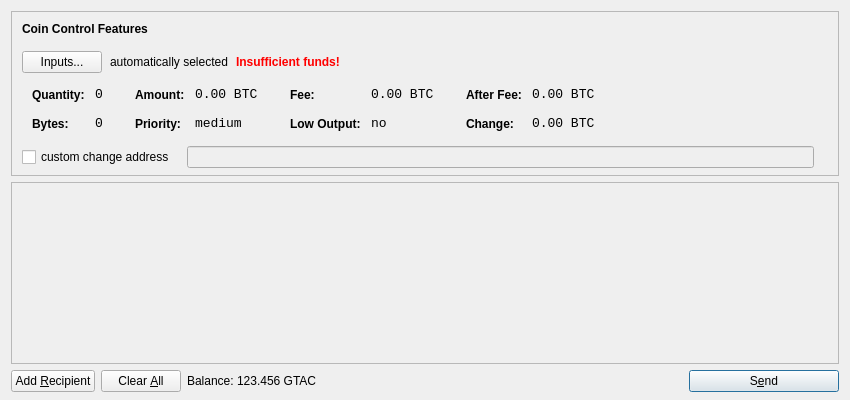
<?xml version="1.0" encoding="UTF-8"?>
<ui version="4.0">
 <class>SendCoinsDialog</class>
 <widget class="QDialog" name="SendCoinsDialog">
  <property name="geometry">
   <rect>
    <x>0</x>
    <y>0</y>
    <width>850</width>
    <height>400</height>
   </rect>
  </property>
  <property name="windowTitle">
   <string>Send Coins</string>
  </property>
  <layout class="QVBoxLayout" name="verticalLayout" stretch="0,1,0">
   <property name="bottomMargin">
    <number>8</number>
   </property>
   <item>
    <widget class="QFrame" name="frameCoinControl">
     <property name="sizePolicy">
      <sizepolicy hsizetype="Expanding" vsizetype="Expanding">
       <horstretch>0</horstretch>
       <verstretch>0</verstretch>
      </sizepolicy>
     </property>
     <property name="maximumSize">
      <size>
       <width>16777215</width>
       <height>16777215</height>
      </size>
     </property>
     <property name="frameShape">
      <enum>QFrame::StyledPanel</enum>
     </property>
     <property name="frameShadow">
      <enum>QFrame::Sunken</enum>
     </property>
     <layout class="QVBoxLayout" name="verticalLayoutCoinControl2">
      <property name="spacing">
       <number>-1</number>
      </property>
      <property name="leftMargin">
       <number>0</number>
      </property>
      <property name="topMargin">
       <number>0</number>
      </property>
      <property name="rightMargin">
       <number>0</number>
      </property>
      <property name="bottomMargin">
       <number>6</number>
      </property>
      <item>
       <layout class="QVBoxLayout" name="verticalLayoutCoinControl" stretch="0,0,0,0,1">
        <property name="spacing">
         <number>0</number>
        </property>
        <property name="leftMargin">
         <number>10</number>
        </property>
        <property name="topMargin">
         <number>10</number>
        </property>
        <item>
         <layout class="QHBoxLayout" name="horizontalLayoutCoinControl1">
          <property name="bottomMargin">
           <number>15</number>
          </property>
          <item>
           <widget class="QLabel" name="labelCoinControlFeatures">
            <property name="sizePolicy">
             <sizepolicy hsizetype="Preferred" vsizetype="Maximum">
              <horstretch>0</horstretch>
              <verstretch>0</verstretch>
             </sizepolicy>
            </property>
            <property name="font">
             <font>
              <weight>75</weight>
              <bold>true</bold>
             </font>
            </property>
            <property name="styleSheet">
             <string notr="true">font-weight:bold;</string>
            </property>
            <property name="text">
             <string>Coin Control Features</string>
            </property>
           </widget>
          </item>
         </layout>
        </item>
        <item>
         <layout class="QHBoxLayout" name="horizontalLayoutCoinControl2" stretch="0,0,0,0">
          <property name="spacing">
           <number>8</number>
          </property>
          <property name="bottomMargin">
           <number>10</number>
          </property>
          <item>
           <widget class="QPushButton" name="pushButtonCoinControl">
            <property name="styleSheet">
             <string notr="true"/>
            </property>
            <property name="text">
             <string>Inputs...</string>
            </property>
           </widget>
          </item>
          <item>
           <widget class="QLabel" name="labelCoinControlAutomaticallySelected">
            <property name="text">
             <string>automatically selected</string>
            </property>
            <property name="margin">
             <number>5</number>
            </property>
           </widget>
          </item>
          <item>
           <widget class="QLabel" name="labelCoinControlInsuffFunds">
            <property name="font">
             <font>
              <weight>75</weight>
              <bold>true</bold>
             </font>
            </property>
            <property name="styleSheet">
             <string notr="true">color:red;font-weight:bold;</string>
            </property>
            <property name="text">
             <string>Insufficient funds!</string>
            </property>
            <property name="margin">
             <number>5</number>
            </property>
           </widget>
          </item>
          <item>
           <spacer name="horizontalSpacerCoinControl">
            <property name="orientation">
             <enum>Qt::Horizontal</enum>
            </property>
            <property name="sizeHint" stdset="0">
             <size>
              <width>40</width>
              <height>1</height>
             </size>
            </property>
           </spacer>
          </item>
         </layout>
        </item>
        <item>
         <widget class="QWidget" name="widgetCoinControl" native="true">
          <property name="sizePolicy">
           <sizepolicy hsizetype="Preferred" vsizetype="Preferred">
            <horstretch>0</horstretch>
            <verstretch>0</verstretch>
           </sizepolicy>
          </property>
          <property name="minimumSize">
           <size>
            <width>0</width>
            <height>0</height>
           </size>
          </property>
          <property name="styleSheet">
           <string notr="true"/>
          </property>
          <layout class="QHBoxLayout" name="horizontalLayoutCoinControl5">
           <property name="margin">
            <number>0</number>
           </property>
           <item>
            <layout class="QHBoxLayout" name="horizontalLayoutCoinControl3" stretch="0,0,0,1">
             <property name="spacing">
              <number>20</number>
             </property>
             <property name="topMargin">
              <number>0</number>
             </property>
             <property name="bottomMargin">
              <number>10</number>
             </property>
             <item>
              <layout class="QFormLayout" name="formLayoutCoinControl1">
               <property name="horizontalSpacing">
                <number>10</number>
               </property>
               <property name="verticalSpacing">
                <number>14</number>
               </property>
               <property name="leftMargin">
                <number>10</number>
               </property>
               <property name="topMargin">
                <number>4</number>
               </property>
               <property name="rightMargin">
                <number>6</number>
               </property>
               <item row="0" column="0">
                <widget class="QLabel" name="labelCoinControlQuantityText">
                 <property name="styleSheet">
                  <string notr="true">font-weight:bold;</string>
                 </property>
                 <property name="text">
                  <string>Quantity:</string>
                 </property>
                 <property name="margin">
                  <number>0</number>
                 </property>
                </widget>
               </item>
               <item row="0" column="1">
                <widget class="QLabel" name="labelCoinControlQuantity">
                 <property name="font">
                  <font>
                   <family>Monospace</family>
                   <pointsize>10</pointsize>
                  </font>
                 </property>
                 <property name="cursor">
                  <cursorShape>IBeamCursor</cursorShape>
                 </property>
                 <property name="contextMenuPolicy">
                  <enum>Qt::ActionsContextMenu</enum>
                 </property>
                 <property name="text">
                  <string notr="true">0</string>
                 </property>
                 <property name="margin">
                  <number>0</number>
                 </property>
                 <property name="textInteractionFlags">
                  <set>Qt::LinksAccessibleByMouse|Qt::TextSelectableByKeyboard|Qt::TextSelectableByMouse</set>
                 </property>
                </widget>
               </item>
               <item row="1" column="0">
                <widget class="QLabel" name="labelCoinControlBytesText">
                 <property name="styleSheet">
                  <string notr="true">font-weight:bold;</string>
                 </property>
                 <property name="text">
                  <string>Bytes:</string>
                 </property>
                </widget>
               </item>
               <item row="1" column="1">
                <widget class="QLabel" name="labelCoinControlBytes">
                 <property name="font">
                  <font>
                   <family>Monospace</family>
                   <pointsize>10</pointsize>
                  </font>
                 </property>
                 <property name="cursor">
                  <cursorShape>IBeamCursor</cursorShape>
                 </property>
                 <property name="contextMenuPolicy">
                  <enum>Qt::ActionsContextMenu</enum>
                 </property>
                 <property name="text">
                  <string notr="true">0</string>
                 </property>
                 <property name="textInteractionFlags">
                  <set>Qt::LinksAccessibleByMouse|Qt::TextSelectableByKeyboard|Qt::TextSelectableByMouse</set>
                 </property>
                </widget>
               </item>
              </layout>
             </item>
             <item>
              <layout class="QFormLayout" name="formLayoutCoinControl2">
               <property name="horizontalSpacing">
                <number>10</number>
               </property>
               <property name="verticalSpacing">
                <number>14</number>
               </property>
               <property name="leftMargin">
                <number>6</number>
               </property>
               <property name="topMargin">
                <number>4</number>
               </property>
               <property name="rightMargin">
                <number>6</number>
               </property>
               <item row="0" column="0">
                <widget class="QLabel" name="labelCoinControlAmountText">
                 <property name="styleSheet">
                  <string notr="true">font-weight:bold;</string>
                 </property>
                 <property name="text">
                  <string>Amount:</string>
                 </property>
                 <property name="margin">
                  <number>0</number>
                 </property>
                </widget>
               </item>
               <item row="0" column="1">
                <widget class="QLabel" name="labelCoinControlAmount">
                 <property name="font">
                  <font>
                   <family>Monospace</family>
                   <pointsize>10</pointsize>
                  </font>
                 </property>
                 <property name="cursor">
                  <cursorShape>IBeamCursor</cursorShape>
                 </property>
                 <property name="contextMenuPolicy">
                  <enum>Qt::ActionsContextMenu</enum>
                 </property>
                 <property name="text">
                  <string notr="true">0.00 BTC</string>
                 </property>
                 <property name="textInteractionFlags">
                  <set>Qt::LinksAccessibleByMouse|Qt::TextSelectableByKeyboard|Qt::TextSelectableByMouse</set>
                 </property>
                </widget>
               </item>
               <item row="1" column="0">
                <widget class="QLabel" name="labelCoinControlPriorityText">
                 <property name="styleSheet">
                  <string notr="true">font-weight:bold;</string>
                 </property>
                 <property name="text">
                  <string>Priority:</string>
                 </property>
                </widget>
               </item>
               <item row="1" column="1">
                <widget class="QLabel" name="labelCoinControlPriority">
                 <property name="font">
                  <font>
                   <family>Monospace</family>
                   <pointsize>10</pointsize>
                  </font>
                 </property>
                 <property name="cursor">
                  <cursorShape>IBeamCursor</cursorShape>
                 </property>
                 <property name="contextMenuPolicy">
                  <enum>Qt::ActionsContextMenu</enum>
                 </property>
                 <property name="text">
                  <string>medium</string>
                 </property>
                 <property name="textInteractionFlags">
                  <set>Qt::LinksAccessibleByMouse|Qt::TextSelectableByKeyboard|Qt::TextSelectableByMouse</set>
                 </property>
                </widget>
               </item>
              </layout>
             </item>
             <item>
              <layout class="QFormLayout" name="formLayoutCoinControl3">
               <property name="horizontalSpacing">
                <number>10</number>
               </property>
               <property name="verticalSpacing">
                <number>14</number>
               </property>
               <property name="leftMargin">
                <number>6</number>
               </property>
               <property name="topMargin">
                <number>4</number>
               </property>
               <property name="rightMargin">
                <number>6</number>
               </property>
               <item row="0" column="0">
                <widget class="QLabel" name="labelCoinControlFeeText">
                 <property name="styleSheet">
                  <string notr="true">font-weight:bold;</string>
                 </property>
                 <property name="text">
                  <string>Fee:</string>
                 </property>
                 <property name="margin">
                  <number>0</number>
                 </property>
                </widget>
               </item>
               <item row="0" column="1">
                <widget class="QLabel" name="labelCoinControlFee">
                 <property name="font">
                  <font>
                   <family>Monospace</family>
                   <pointsize>10</pointsize>
                  </font>
                 </property>
                 <property name="cursor">
                  <cursorShape>IBeamCursor</cursorShape>
                 </property>
                 <property name="contextMenuPolicy">
                  <enum>Qt::ActionsContextMenu</enum>
                 </property>
                 <property name="text">
                  <string notr="true">0.00 BTC</string>
                 </property>
                 <property name="textInteractionFlags">
                  <set>Qt::LinksAccessibleByMouse|Qt::TextSelectableByKeyboard|Qt::TextSelectableByMouse</set>
                 </property>
                </widget>
               </item>
               <item row="1" column="0">
                <widget class="QLabel" name="labelCoinControlLowOutputText">
                 <property name="styleSheet">
                  <string notr="true">font-weight:bold;</string>
                 </property>
                 <property name="text">
                  <string>Low Output:</string>
                 </property>
                </widget>
               </item>
               <item row="1" column="1">
                <widget class="QLabel" name="labelCoinControlLowOutput">
                 <property name="font">
                  <font>
                   <family>Monospace</family>
                   <pointsize>10</pointsize>
                  </font>
                 </property>
                 <property name="cursor">
                  <cursorShape>IBeamCursor</cursorShape>
                 </property>
                 <property name="contextMenuPolicy">
                  <enum>Qt::ActionsContextMenu</enum>
                 </property>
                 <property name="text">
                  <string>no</string>
                 </property>
                 <property name="textInteractionFlags">
                  <set>Qt::LinksAccessibleByMouse|Qt::TextSelectableByKeyboard|Qt::TextSelectableByMouse</set>
                 </property>
                </widget>
               </item>
              </layout>
             </item>
             <item>
              <layout class="QFormLayout" name="formLayoutCoinControl4">
               <property name="horizontalSpacing">
                <number>10</number>
               </property>
               <property name="verticalSpacing">
                <number>14</number>
               </property>
               <property name="leftMargin">
                <number>6</number>
               </property>
               <property name="topMargin">
                <number>4</number>
               </property>
               <property name="rightMargin">
                <number>6</number>
               </property>
               <item row="0" column="0">
                <widget class="QLabel" name="labelCoinControlAfterFeeText">
                 <property name="styleSheet">
                  <string notr="true">font-weight:bold;</string>
                 </property>
                 <property name="text">
                  <string>After Fee:</string>
                 </property>
                 <property name="margin">
                  <number>0</number>
                 </property>
                </widget>
               </item>
               <item row="0" column="1">
                <widget class="QLabel" name="labelCoinControlAfterFee">
                 <property name="font">
                  <font>
                   <family>Monospace</family>
                   <pointsize>10</pointsize>
                  </font>
                 </property>
                 <property name="cursor">
                  <cursorShape>IBeamCursor</cursorShape>
                 </property>
                 <property name="contextMenuPolicy">
                  <enum>Qt::ActionsContextMenu</enum>
                 </property>
                 <property name="text">
                  <string notr="true">0.00 BTC</string>
                 </property>
                 <property name="textInteractionFlags">
                  <set>Qt::LinksAccessibleByMouse|Qt::TextSelectableByKeyboard|Qt::TextSelectableByMouse</set>
                 </property>
                </widget>
               </item>
               <item row="1" column="0">
                <widget class="QLabel" name="labelCoinControlChangeText">
                 <property name="styleSheet">
                  <string notr="true">font-weight:bold;</string>
                 </property>
                 <property name="text">
                  <string>Change:</string>
                 </property>
                </widget>
               </item>
               <item row="1" column="1">
                <widget class="QLabel" name="labelCoinControlChange">
                 <property name="font">
                  <font>
                   <family>Monospace</family>
                   <pointsize>10</pointsize>
                  </font>
                 </property>
                 <property name="cursor">
                  <cursorShape>IBeamCursor</cursorShape>
                 </property>
                 <property name="contextMenuPolicy">
                  <enum>Qt::ActionsContextMenu</enum>
                 </property>
                 <property name="text">
                  <string notr="true">0.00 BTC</string>
                 </property>
                 <property name="textInteractionFlags">
                  <set>Qt::LinksAccessibleByMouse|Qt::TextSelectableByKeyboard|Qt::TextSelectableByMouse</set>
                 </property>
                </widget>
               </item>
              </layout>
             </item>
            </layout>
           </item>
          </layout>
         </widget>
        </item>
        <item>
         <layout class="QHBoxLayout" name="horizontalLayoutCoinControl4" stretch="0,0,0">
          <property name="spacing">
           <number>12</number>
          </property>
          <property name="sizeConstraint">
           <enum>QLayout::SetDefaultConstraint</enum>
          </property>
          <property name="topMargin">
           <number>5</number>
          </property>
          <property name="rightMargin">
           <number>5</number>
          </property>
          <item>
           <widget class="QCheckBox" name="checkBoxCoinControlChange">
            <property name="text">
             <string>custom change address</string>
            </property>
           </widget>
          </item>
          <item>
           <widget class="QLineEdit" name="lineEditCoinControlChange">
            <property name="enabled">
             <bool>false</bool>
            </property>
            <property name="sizePolicy">
             <sizepolicy hsizetype="Expanding" vsizetype="Fixed">
              <horstretch>0</horstretch>
              <verstretch>0</verstretch>
             </sizepolicy>
            </property>
           </widget>
          </item>
          <item>
           <widget class="QLabel" name="labelCoinControlChangeLabel">
            <property name="sizePolicy">
             <sizepolicy hsizetype="Preferred" vsizetype="Expanding">
              <horstretch>0</horstretch>
              <verstretch>0</verstretch>
             </sizepolicy>
            </property>
            <property name="minimumSize">
             <size>
              <width>0</width>
              <height>0</height>
             </size>
            </property>
            <property name="text">
             <string/>
            </property>
            <property name="margin">
             <number>3</number>
            </property>
           </widget>
          </item>
         </layout>
        </item>
        <item>
         <spacer name="verticalSpacerCoinControl">
          <property name="orientation">
           <enum>Qt::Vertical</enum>
          </property>
          <property name="sizeHint" stdset="0">
           <size>
            <width>800</width>
            <height>1</height>
           </size>
          </property>
         </spacer>
        </item>
       </layout>
      </item>
     </layout>
    </widget>
   </item>
   <item>
    <widget class="QScrollArea" name="scrollArea">
     <property name="widgetResizable">
      <bool>true</bool>
     </property>
     <widget class="QWidget" name="scrollAreaWidgetContents">
      <property name="geometry">
       <rect>
        <x>0</x>
        <y>0</y>
        <width>830</width>
        <height>165</height>
       </rect>
      </property>
      <layout class="QVBoxLayout" name="verticalLayout_2">
       <property name="margin">
        <number>0</number>
       </property>
       <item>
        <layout class="QVBoxLayout" name="entries">
         <property name="spacing">
          <number>6</number>
         </property>
        </layout>
       </item>
       <item>
        <spacer name="verticalSpacer">
         <property name="orientation">
          <enum>Qt::Vertical</enum>
         </property>
         <property name="sizeHint" stdset="0">
          <size>
           <width>20</width>
           <height>40</height>
          </size>
         </property>
        </spacer>
       </item>
      </layout>
     </widget>
    </widget>
   </item>
   <item>
    <layout class="QHBoxLayout" name="horizontalLayout">
     <item>
      <widget class="QPushButton" name="addButton">
       <property name="toolTip">
        <string>Send to multiple recipients at once</string>
       </property>
       <property name="text">
        <string>Add &amp;Recipient</string>
       </property>
       <property name="icon">
        <iconset resource="../bitcoin.qrc">
         <normaloff>:/icons/add</normaloff>:/icons/add</iconset>
       </property>
       <property name="autoDefault">
        <bool>false</bool>
       </property>
      </widget>
     </item>
     <item>
      <widget class="QPushButton" name="clearButton">
       <property name="sizePolicy">
        <sizepolicy hsizetype="Minimum" vsizetype="Fixed">
         <horstretch>0</horstretch>
         <verstretch>0</verstretch>
        </sizepolicy>
       </property>
       <property name="toolTip">
        <string>Remove all transaction fields</string>
       </property>
       <property name="text">
        <string>Clear &amp;All</string>
       </property>
       <property name="icon">
        <iconset resource="../bitcoin.qrc">
         <normaloff>:/icons/remove</normaloff>:/icons/remove</iconset>
       </property>
       <property name="autoRepeatDelay">
        <number>300</number>
       </property>
       <property name="autoDefault">
        <bool>false</bool>
       </property>
      </widget>
     </item>
     <item>
      <layout class="QHBoxLayout" name="horizontalLayout_2">
       <property name="spacing">
        <number>3</number>
       </property>
       <item>
        <widget class="QLabel" name="label">
         <property name="text">
          <string>Balance:</string>
         </property>
        </widget>
       </item>
       <item>
        <widget class="QLabel" name="labelBalance">
         <property name="cursor">
          <cursorShape>IBeamCursor</cursorShape>
         </property>
         <property name="text">
          <string>123.456 GTAC</string>
         </property>
         <property name="textInteractionFlags">
          <set>Qt::LinksAccessibleByMouse|Qt::TextSelectableByKeyboard|Qt::TextSelectableByMouse</set>
         </property>
        </widget>
       </item>
      </layout>
     </item>
     <item>
      <spacer name="horizontalSpacer">
       <property name="orientation">
        <enum>Qt::Horizontal</enum>
       </property>
       <property name="sizeHint" stdset="0">
        <size>
         <width>40</width>
         <height>20</height>
        </size>
       </property>
      </spacer>
     </item>
     <item>
      <widget class="QPushButton" name="sendButton">
       <property name="minimumSize">
        <size>
         <width>150</width>
         <height>0</height>
        </size>
       </property>
       <property name="toolTip">
        <string>Confirm the send action</string>
       </property>
       <property name="text">
        <string>S&amp;end</string>
       </property>
       <property name="icon">
        <iconset resource="../bitcoin.qrc">
         <normaloff>:/icons/send</normaloff>:/icons/send</iconset>
       </property>
       <property name="default">
        <bool>true</bool>
       </property>
      </widget>
     </item>
    </layout>
   </item>
  </layout>
 </widget>
 <resources>
  <include location="../bitcoin.qrc"/>
 </resources>
 <connections/>
</ui>
